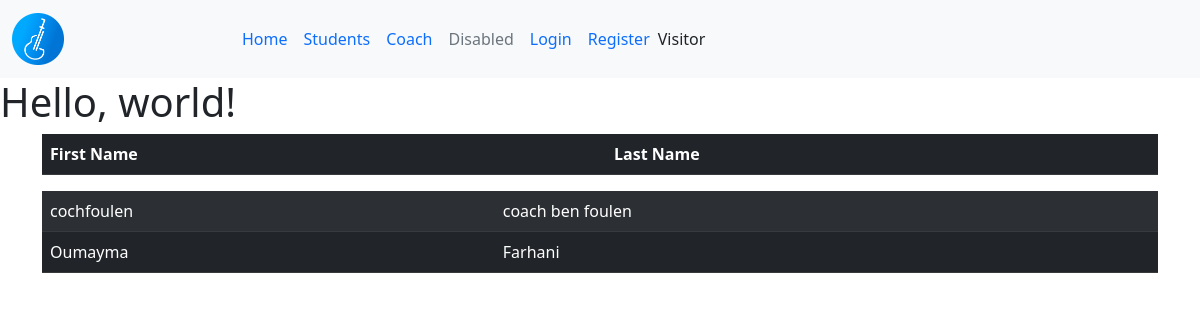
The app's page /hub/listCoach/ with its own data.
### hub/models.py (models this page shows, shortened)
class User(models.Model):
    first_name=models.CharField(max_length=50)
    last_name=models.CharField(max_length=50)
    email=models.EmailField(verbose_name="Email",validators = [validate_email]) #de base Chrafield

class Coach(User):
    pass

class User(models.Model):
    first_name=models.CharField(max_length=50)
    last_name=models.CharField(max_length=50)
    email=models.EmailField(verbose_name="Email",validators = [validate_email]) #de base Chrafield

### hub/views.py (the view)
# urls.py: path('listCoach/',coach_list,name='listCoach'),
def coach_list(request):
    listC =Coach.objects.all() #activer l orm de django
    return render(
        request,
        'hub/index.html',
        {
            'coachs': listC,
        }
    )

### hub/templates/hub/index.html (shortened to what this page needs)
{% extends 'base.html' %}
{% block content %}
<table class="table table-dark table-striped">
    <thead>
        <tr>
            <th scope="col">First Name</th>
            <th scope="col">Last Name</th>
        </tr>
    </thead>
</table>
<table class="table table-dark table-striped">
    {% for c in coachs %}
    <tr>
    <td>{{c.first_name}}</td>
    <td>{{c.last_name}}</td>
    </tr>
    {% endfor %}
</table>
{% endblock content %}

### records on screen
Coach: first_name "cochfoulen", last_name "coach ben foulen"
Coach: first_name "Oumayma", last_name "Farhani"

### other values on screen
{{ user.username| default:"Visitor" }} "Visitor"
